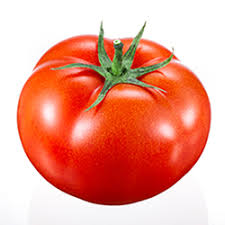
#> input picture tomato.jpg, 225 x 225 px, found by its file name
$ python '13) Create_border.py'
#> lines starting #> are read from the running program, lines starting #| are printed output that depends on the picture
'''
🔹 cv2.copyMakeBorder() kya karta hai? (Easy words)
Image ke chaaron taraf border/padding add karta hai

Useful:
Image ko frame dena
Machine learning ke liye same size images banana
Image ka focus/feature highlight karna

🔹 Syntax
cv2.copyMakeBorder(src, top, bottom, left, right, borderType, value)

Parameter	Meaning
src	        Original image
top	Top     border size (pixels)
bottom	    Bottom border size
left	    Left border size
right	    Right border size
borderType	Type of border (BORDER_CONSTANT, BORDER_REFLECT, etc.)
value	    Color of border (only for BORDER_CONSTANT)

🔹 Border Types
Type	Effect
BORDER_CONSTANT	Solid color border (value se set karo)
BORDER_REFLECT	Mirror reflection of edge pixels
BORDER_REFLECT_101	Like reflect but slight change at edge
BORDER_REPLICATE	Outer pixels repeated

'''
#🔹 Example 1: Constant Border (Black)
# ✅ Output → Image ke chaaron taraf black border
import cv2

img = cv2.imread("tomato.jpg")
#> img is the input picture: shape (225, 225, 3); mean B, G, R 144.3, 161, 235.8

# Add 10px black border all sides
bordered = cv2.copyMakeBorder(img, 10, 10, 10, 10, cv2.BORDER_CONSTANT, value=0)
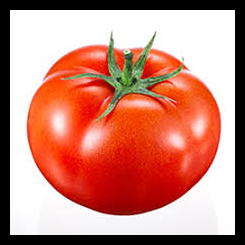
#> bordered: shape (245, 245, 3); mean B, G, R 121.7, 135.8, 198.9

cv2.imshow("Bordered Image", bordered)
cv2.waitKey(0)
cv2.destroyAllWindows()

# 🔹 Example 2: Constant Border (Custom Color)
# ✅ Output → Red border around image
import cv2

img = cv2.imread("tomato.jpg")

# Add 10px **red** border
bordered_red = cv2.copyMakeBorder(img, 10, 10, 10, 10,
                                  cv2.BORDER_CONSTANT, value=(0, 0, 255))
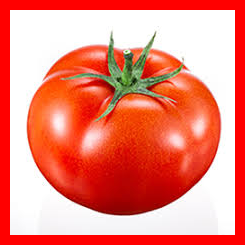
#> bordered_red: shape (245, 245, 3); mean B, G, R 121.7, 135.8, 238.8

cv2.imshow("Red Border", bordered_red)
cv2.waitKey(0)
cv2.destroyAllWindows()

# Example 3: Reflect / Replicate Borders
#✅ Output → Reflect → Edge mirrored , Reflect_101 → Slightly different mirrored , Replicate → Outer pixels repeat

import cv2

img = cv2.imread("tomato.jpg")

reflect = cv2.copyMakeBorder(img, 50, 50, 50, 50, cv2.BORDER_REFLECT)
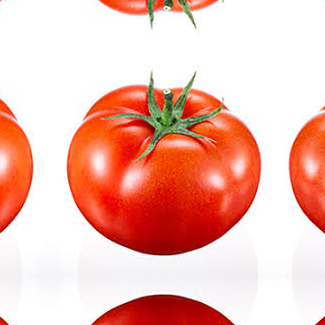
#> reflect: shape (325, 325, 3); mean B, G, R 179.5, 190.3, 241.3
reflect_101 = cv2.copyMakeBorder(img, 50, 50, 50, 50, cv2.BORDER_REFLECT_101)
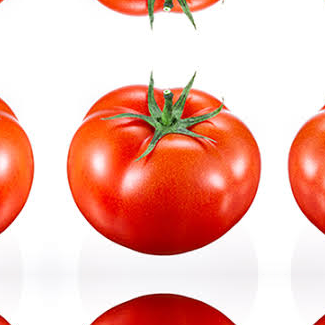
#> reflect_101: shape (325, 325, 3); mean B, G, R 178.3, 189.3, 241.1
replicate = cv2.copyMakeBorder(img, 50, 50, 50, 50, cv2.BORDER_REPLICATE)
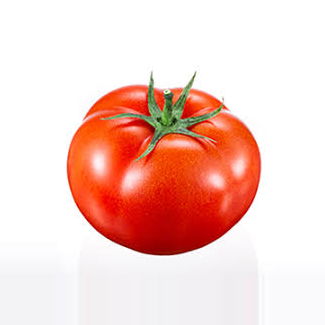
#> replicate: shape (325, 325, 3); mean B, G, R 200.4, 208, 244

cv2.imshow("Reflect", reflect)
cv2.imshow("Reflect_101", reflect_101)
cv2.imshow("Replicate", replicate)
cv2.waitKey(0)
cv2.destroyAllWindows()


'''
Use Cases
Machine learning preprocessing → input images same size
Highlight object → border se object stand out
Display/Visualization → frames ya borders for clarity'''

$ run again, with 01.jpg copied over tomato.jpg
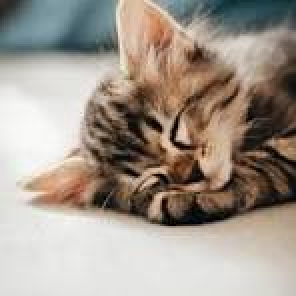
#> input picture 01.jpg, 148 x 148 px, found by its file name (shown 2 times larger)
#> img is the input picture: shape (148, 148, 3); mean B, G, R 141.2, 151.9, 162.6
#> `bordered_red = cv2.copyMakeBorder(img, 10, 10, 10, 10, cv2.BORDER_CONS..`:
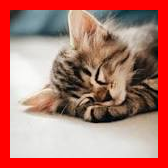
#> bordered_red: shape (168, 168, 3); mean B, G, R 109.6, 117.9, 183.3
#> `replicate = cv2.copyMakeBorder(img, 50, 50, 50, 50, cv2.BORDER_REPLICA..`:
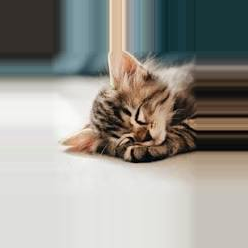
#> replicate: shape (248, 248, 3); mean B, G, R 144.3, 150.4, 152.1

$ run again, with 1.jpg copied over tomato.jpg
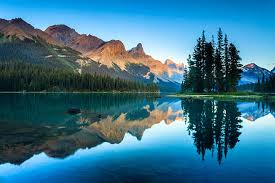
#> input picture 1.jpg, 275 x 183 px, found by its file name
#> img is the input picture: shape (183, 275, 3); mean B, G, R 137.3, 112.9, 55.9
#> `bordered_red = cv2.copyMakeBorder(img, 10, 10, 10, 10, cv2.BORDER_CONS..`:
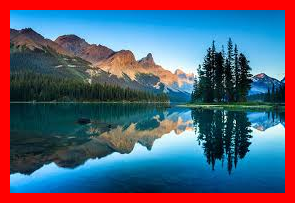
#> bordered_red: shape (203, 295, 3); mean B, G, R 115.4, 94.8, 87.6
#> `replicate = cv2.copyMakeBorder(img, 50, 50, 50, 50, cv2.BORDER_REPLICA..`:
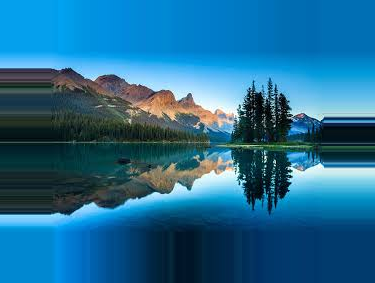
#> replicate: shape (283, 375, 3); mean B, G, R 145.3, 106.9, 33.8
